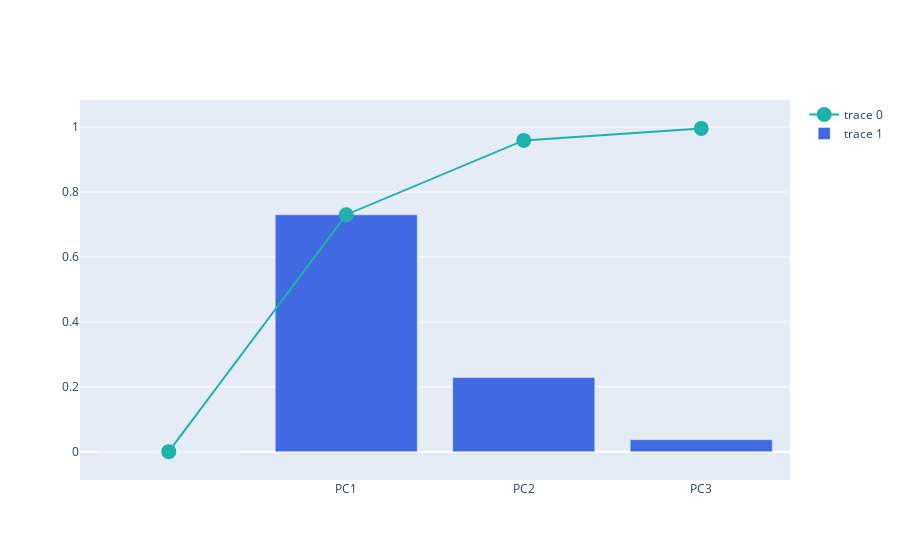

The cell this chart's notebook holds for it:
### Markdown cell above
##### 3.2.4.2. Explained Variance + Cumulative Variance

### Code cell
# https://plotly.com/python/creating-and-updating-figures/

import plotly.graph_objects as go

fig = go.Figure()

fig.add_trace(
    go.Scatter(
        x=df_explained_variance['PC'],
        y=df_explained_variance['Cumulative Variance'],
        marker=dict(size=15, color="LightSeaGreen")
    ))

fig.add_trace(
    go.Bar(
        x=df_explained_variance['PC'],
        y=df_explained_variance['Explained Variance'],
        marker=dict(color="RoyalBlue")
    ))

fig.show()

### Figure 1 — Plotly figure (JSON) as saved in the notebook; plotly's stock layout.template omitted (floating-point values rounded to 4 significant figures)
{"data": [{"marker": {"color": "LightSeaGreen", "size": 15}, "type": "scatter", "x": ["", "PC1", "PC2", "PC3"], "y": [0, 0.73, 0.959, 0.996]}, {"marker": {"color": "RoyalBlue"}, "type": "bar", "x": ["", "PC1", "PC2", "PC3"], "y": [0, 0.7296, 0.2285, 0.03669]}], "layout": {}}
